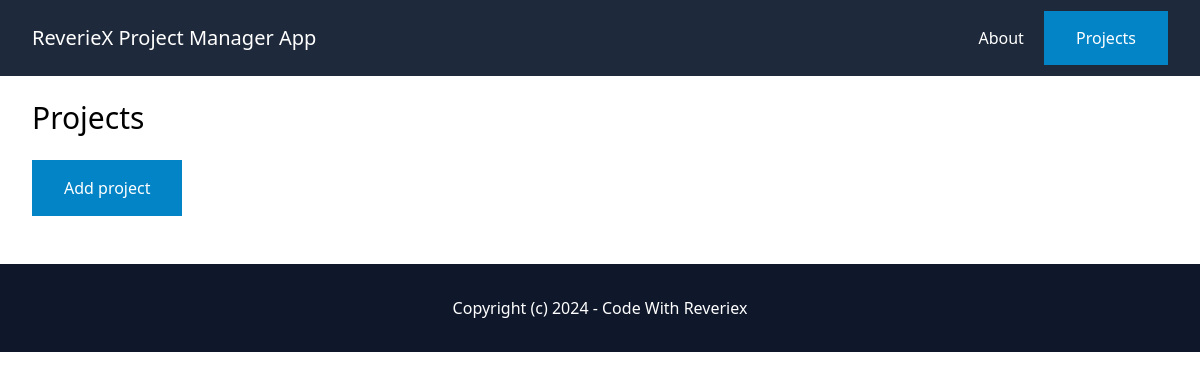
Page /projects/ (signed in) on the earlier database version.
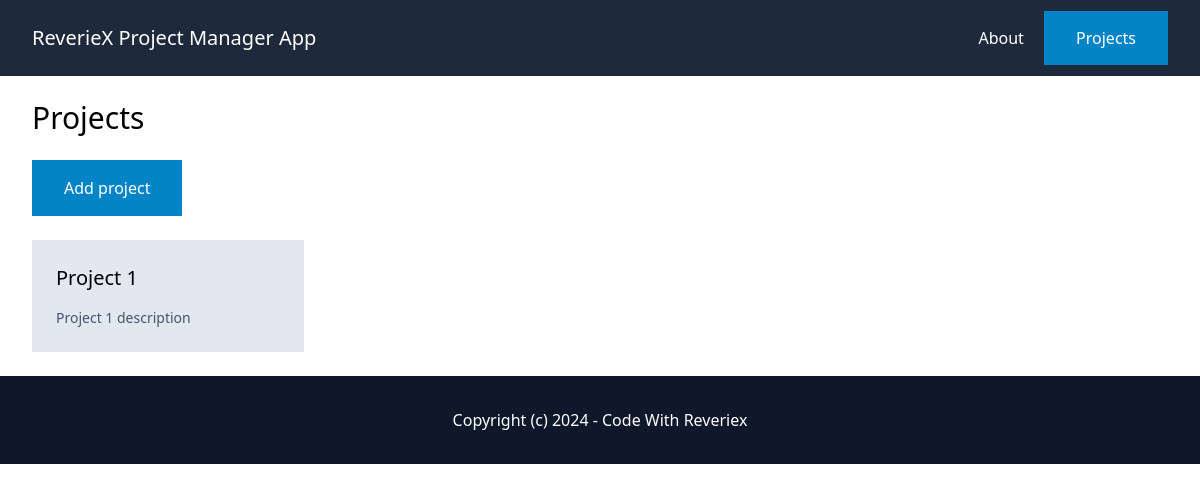
Same page on the later database version.
### project/models.py (models this page shows, shortened)
class Project(models.Model):
    id = models.UUIDField(primary_key=True, default=uuid.uuid4, editable=False)
    name = models.CharField(max_length=255)
    description = models.TextField(blank=True, null=True)
    created_by = models.ForeignKey(User, on_delete=models.CASCADE, related_name='projects')

### project/views.py (the view)
# urls.py: path('projects/', include('project.urls')),
@login_required
def projects(request):
    projects = Project.objects.filter(created_by=request.user)
    return render(request, 'project/projects.html', {'projects': projects})

### project/templates/project/projects.html
{% extends 'core/base.html' %}
{% block content %}
    <h1 class="mb-6 text-3xl">Projects</h1>
    <a href="{% url 'project:add' %}" class="py-4 px-8 bg-sky-600 text-white inline-block">Add project</a>
    <div class="mt-6 grid grid-cols-4 gap-4">
        {% for project in projects %}
            <div class="py-6 px-6 bg-slate-200">
                <a href="{% url 'project:project' project.id %}">
                    <h2 class="mb-4 text-xl">{{ project.name }}</h2>
                    <p class="text-sm text-slate-600">
                        {{ project.description }}
                    </p>
                </a>
            </div>
        {% endfor %}
    </div>
{% endblock %}

### core/templates/core/base.html (shortened to what this page needs)
<!doctype html>
<html>
<head>
  <script src="https://cdn.tailwindcss.com"></script>
</head>
<body>
    <nav class="py-6 px-8 flex items-center justify-between bg-slate-800">
      <h1 class="text-xl text-white"><a href="{% url 'core:index' %}">ReverieX Project Manager App</a></h1>
      <div class="space-x-4">
          <a href="{% url 'core:about' %}" class="text-white">About</a>
           {% if request.user.is_authenticated %}
           <a href="{% url 'project:projects' %}" class="py-4 px-8 bg-sky-600 text-white">Projects</a>
           {% else %}
              <a href="{% url 'account:login' %}" class="py-4 px-8 bg-slate-600 text-white">Log in</a>
              <a href="{% url 'account:signup' %}" class="py-4 px-8 bg-sky-600 text-white">Sign up</a>
           {% endif %}
      </div>
    </nav>
    <main class="py-6 px-8">
        {% block content %}
        {% endblock %}
    </main>
    <footer class="py-8 px-8 bg-slate-900 text-center">
        <p class="text-white">Copyright (c) 2024 - Code With Reveriex</p>
    </footer>
</body>
</html>

Differences in the rows shown:
added Project: name "Project 1", description "Project 1 description"
